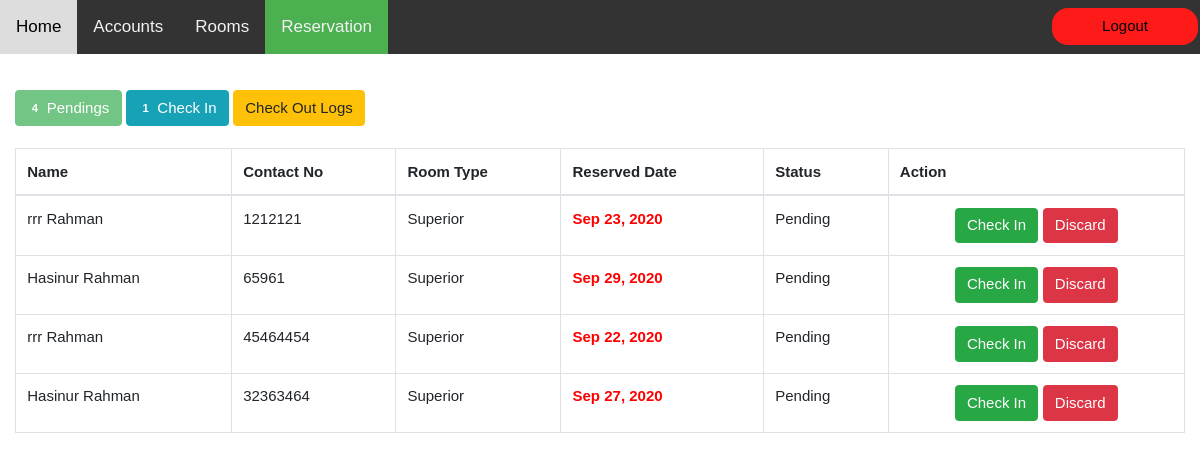
Screenshot of /admin/reserve.php (signed in) with the database file from the repository.
### tables this page shows
CREATE TABLE `transaction` (
  `transaction_id` int(11) NOT NULL,
  `guest_id` int(11) NOT NULL,
  `room_id` int(11) NOT NULL,
  `room_no` int(5) NOT NULL,
  `extra_bed` int(11) NOT NULL,
  `status` varchar(20) NOT NULL,
  `days` int(2) NOT NULL,
  `checkin` date NOT NULL,
  `checkin_time` time NOT NULL,
  `checkout` date NOT NULL,
  `checkout_time` time NOT NULL,
  `bill` varchar(10) NOT NULL
);

CREATE TABLE `guest` (
  `guest_id` int(11) NOT NULL,
  `firstname` varchar(50) NOT NULL,
  `middlename` varchar(30) NOT NULL,
  `lastname` varchar(40) NOT NULL,
  `address` varchar(50) NOT NULL,
  `contactno` varchar(13) NOT NULL
);

CREATE TABLE `room` (
  `room_id` int(11) NOT NULL,
  `room_type` varchar(50) NOT NULL,
  `price` varchar(11) NOT NULL,
  `photo` varchar(100) NOT NULL
);

### admin/reserve.php (the view, shortened to what this page needs)
<!DOCTYPE html>
<?php require_once "../lib/db/connect.php" ?>
<html lang="en">
<head>
    <?php include 'config.php' ?>
</head>
<body>
    <div class="admin_navbar">
        <a href="home.php">Home</a>
        <a href="account.php">Accounts</a>
        <a href="room.php">Rooms</a>
        <a class="admin_active" href="reserve.php">Reservation</a>
        <button class="outbutton" onclick="location.href='../lib/db/logout.php';"><span>Logout</span></button>
    </div>
    <div class="container-fluid" style="margin-top: 6em;">
        <?php
        $q_p = $conn->query("SELECT COUNT(*) as total FROM `transaction` WHERE `status` = 'Pending'") or die("Connection failed: " . $conn->connect_error);
        $f_p = $q_p->fetch_array();
        $q_ci = $conn->query("SELECT COUNT(*) as total FROM `transaction` WHERE `status` = 'Check In'") or die("Connection failed: " . $conn->connect_error);
        $f_ci = $q_ci->fetch_array();
        ?>
        <a class="btn btn-success disabled"><span class="badge"><?php echo $f_p['total'] ?></span> Pendings</a>
        <a class="btn btn-info" href="checkin.php"><span class="badge"><?php echo $f_ci['total'] ?></span> Check In</a>
        <a class="btn btn-warning" href="checkout.php"> Check Out Logs</a>
        <br />
        <br />
        <table id="table" class="table table-bordered">
            <thead>
                <tr>
                    <th>Name</th>
                    <th>Contact No</th>
                    <th>Room Type</th>
                    <th>Reserved Date</th>
                    <th>Status</th>
                    <th>Action</th>
                </tr>
            </thead>
            <tbody>
                <?php
                $query = $conn->query("SELECT * FROM `transaction` NATURAL JOIN `guest` NATURAL JOIN `room` WHERE `status` = 'Pending'") or die("Connection failed: " . $conn->connect_error);
                while ($fetch = $query->fetch_array()) {
                ?>
                    <tr>
                        <td><?php echo $fetch['firstname'] . " " . $fetch['lastname'] ?></td>
                        <td><?php echo $fetch['contactno'] ?></td>
                        <td><?php echo $fetch['room_type'] ?></td>
                        <td><strong><?php if ($fetch['checkin'] <= date("Y-m-d", strtotime("+8 HOURS"))) {
                                        echo "<label style = 'color:#ff0000;'>" . date("M d, Y", strtotime($fetch['checkin'])) . "</label>";
                                    } else {
                                        echo "<label style = 'color:#00ff00;'>" . date("M d, Y", strtotime($fetch['checkin'])) . "</label>";
                                    } ?></strong></td>
                        <td><?php echo $fetch['status'] ?></td>
                        <td>
                            <center><a class="btn btn-success" href="confirm_reserve.php?transaction_id=<?php echo $fetch['transaction_id'] ?>"> Check In</a> <a class="btn btn-danger" onclick="confirmationDelete(); return false;" href="..\lib\db\delete_pending_sql.php?transaction_id=<?php echo $fetch['transaction_id'] ?>"> Discard</a>
                        </td>
                    </tr>
                <?php
                }
                ?>
            </tbody>
        </table>
    </div>
</body>
</html>

### rows the page displays
transaction: guest.firstname "rrr", guest.lastname "Rahman", guest.contactno "1212121", room.room_type "Superior", checkin "Sep 23, 2020", status "Pending"
transaction: guest.firstname "Hasinur", guest.lastname "Rahman", guest.contactno "65961", room.room_type "Superior", checkin "Sep 29, 2020", status "Pending"
transaction: guest.firstname "rrr", guest.lastname "Rahman", guest.contactno "45464454", room.room_type "Superior", checkin "Sep 22, 2020", status "Pending"
transaction: guest.firstname "Hasinur", guest.lastname "Rahman", guest.contactno "32363464", room.room_type "Superior", checkin "Sep 27, 2020", status "Pending"

### other values shown
$f_p['total'] "4"
$f_ci['total'] "1"
